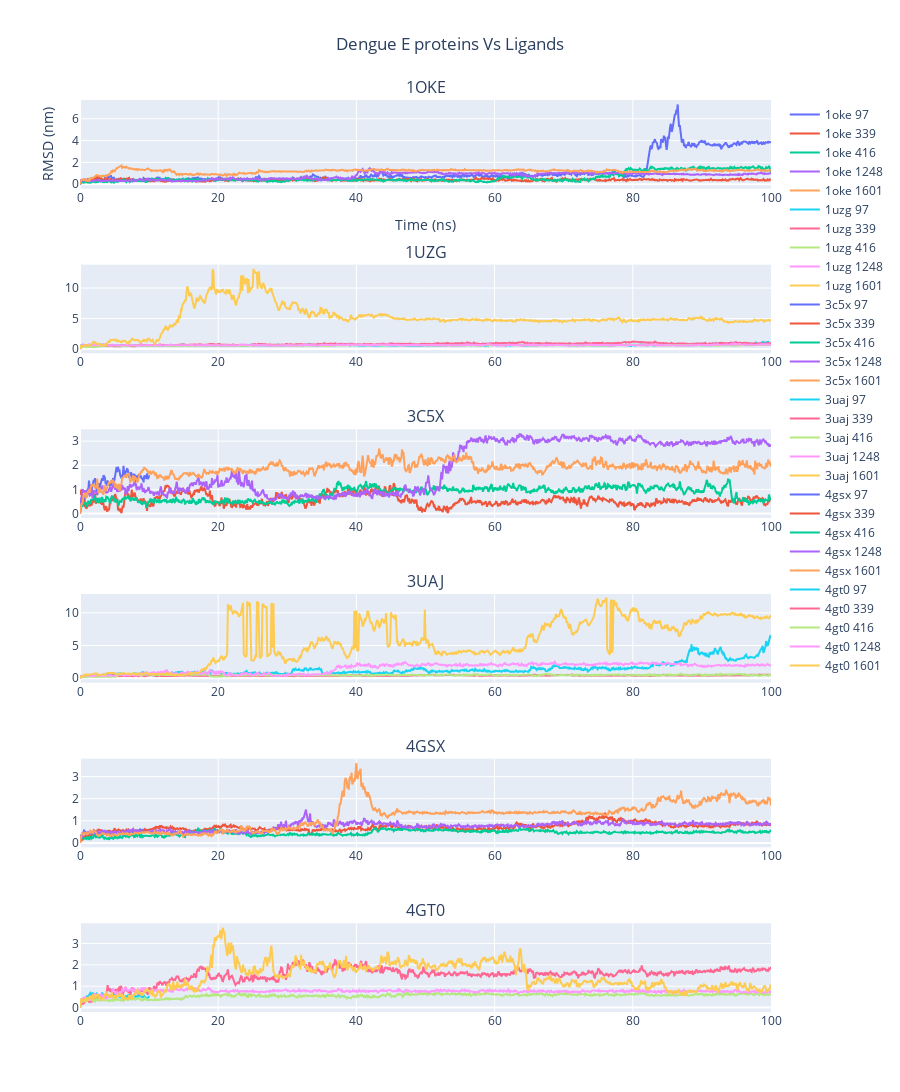

The notebook cell saved with this chart:
### Code cell
fig = make_subplots(rows=3, cols=2)

#comments = [caracterres con que empiezan los comentarios]  se omiten esas filas
t1, x1 = np.loadtxt("rms_1oke_97.xvg", comments=["@", "#"], unpack=True)
t1, x2 = np.loadtxt("rms_1oke_339.xvg", comments=["@", "#"], unpack=True)
t1, x3 = np.loadtxt("rms_1oke_416.xvg", comments=["@", "#"], unpack=True)
t1, x4 = np.loadtxt("rms_1oke_1248.xvg", comments=["@", "#"], unpack=True)
t1, x5 = np.loadtxt("rms_1oke_1601.xvg", comments=["@", "#"], unpack=True)
#v = np.gradient(x, t2)
#a = np.gradient(v, t2)
t1 = t1 / 1000

t2, x6 = np.loadtxt("rms_1uzg_97.xvg", comments=["@", "#"], unpack=True)
t2, x7 = np.loadtxt("rms_1uzg_339.xvg", comments=["@", "#"], unpack=True)
t2, x8 = np.loadtxt("rms_1uzg_416.xvg", comments=["@", "#"], unpack=True)
t2, x9 = np.loadtxt("rms_1uzg_1248.xvg", comments=["@", "#"], unpack=True)
t2, x10 = np.loadtxt("rms_1uzg_1601.xvg", comments=["@", "#"], unpack=True)
t2 = t2 / 1000

t3, x11 = np.loadtxt("rms_3c5x_97.xvg", comments=["@", "#"], unpack=True)
t3, x12 = np.loadtxt("rms_3c5x_339.xvg", comments=["@", "#"], unpack=True)
t3, x13 = np.loadtxt("rms_3c5x_416.xvg", comments=["@", "#"], unpack=True)
t3, x14 = np.loadtxt("rms_3c5x_1248.xvg", comments=["@", "#"], unpack=True)
t3, x15 = np.loadtxt("rms_3c5x_1601.xvg", comments=["@", "#"], unpack=True)
t3 = t3 / 1000

t4, x16 = np.loadtxt("rms_3uaj_97.xvg", comments=["@", "#"], unpack=True)
t4, x17 = np.loadtxt("rms_3uaj_339.xvg", comments=["@", "#"], unpack=True)
t4, x18 = np.loadtxt("rms_3uaj_416.xvg", comments=["@", "#"], unpack=True)
t4, x19 = np.loadtxt("rms_3uaj_1248.xvg", comments=["@", "#"], unpack=True)
t4, x20 = np.loadtxt("rms_3uaj_1601.xvg", comments=["@", "#"], unpack=True)
t4 = t4 / 1000

t5, x21 = np.loadtxt("rms_4gsx_97.xvg", comments=["@", "#"], unpack=True)
t5, x22 = np.loadtxt("rms_4gsx_339.xvg", comments=["@", "#"], unpack=True)
t5, x23 = np.loadtxt("rms_4gsx_416.xvg", comments=["@", "#"], unpack=True)
t5, x24 = np.loadtxt("rms_4gsx_1248.xvg", comments=["@", "#"], unpack=True)
t5, x25 = np.loadtxt("rms_4gsx_1601.xvg", comments=["@", "#"], unpack=True)
t5=t5 / 1000

t6, x26 = np.loadtxt("rms_4gt0_97.xvg", comments=["@", "#"], unpack=True)
t6, x27 = np.loadtxt("rms_4gt0_339.xvg", comments=["@", "#"], unpack=True)
t6, x28 = np.loadtxt("rms_4gt0_416.xvg", comments=["@", "#"], unpack=True)
t6, x29 = np.loadtxt("rms_4gt0_1248.xvg", comments=["@", "#"], unpack=True)
t6, x30 = np.loadtxt("rms_4gt0_1601.xvg", comments=["@", "#"], unpack=True)
t6 = t6 / 1000


# Graficando proteinas 
fig = make_subplots(rows = 6, cols = 1, subplot_titles=("1OKE","1UZG","3C5X","3UAJ","4GSX","4GT0"), start_cell="top-left")

fig.add_trace(go.Scatter(x=t1, y=x1, name="1oke 97"),row=1, col=1)
fig.add_trace(go.Scatter(x=t2, y=x2, name="1oke 339"),row=1, col=1)
fig.add_trace(go.Scatter(x=t3, y=x3, name="1oke 416"),row=1, col=1)
fig.add_trace(go.Scatter(x=t4, y=x4, name="1oke 1248"),row=1, col=1)
fig.add_trace(go.Scatter(x=t5, y=x5, name="1oke 1601"),row=1, col=1)

fig.add_trace(go.Scatter(x=t6, y=x6, name="1uzg 97"),row=2, col=1)
fig.add_trace(go.Scatter(x=t1, y=x7, name="1uzg 339"),row=2, col=1)
fig.add_trace(go.Scatter(x=t2, y=x8, name="1uzg 416"),row=2, col=1)
fig.add_trace(go.Scatter(x=t3, y=x9, name="1uzg 1248"),row=2, col=1)
fig.add_trace(go.Scatter(x=t4, y=x10, name="1uzg 1601"),row=2, col=1)

fig.add_trace(go.Scatter(x=t5, y=x11, name="3c5x 97"),row=3, col=1)
fig.add_trace(go.Scatter(x=t6, y=x12, name="3c5x 339"),row=3, col=1)
fig.add_trace(go.Scatter(x=t1, y=x13, name="3c5x 416"),row=3, col=1)
fig.add_trace(go.Scatter(x=t2, y=x14, name="3c5x 1248"),row=3, col=1)
fig.add_trace(go.Scatter(x=t3, y=x15, name="3c5x 1601"),row=3, col=1)

fig.add_trace(go.Scatter(x=t4, y=x16, name="3uaj 97"),row=4, col=1)
fig.add_trace(go.Scatter(x=t5, y=x17, name="3uaj 339"),row=4, col=1)
fig.add_trace(go.Scatter(x=t6, y=x18, name="3uaj 416"),row=4, col=1)
fig.add_trace(go.Scatter(x=t1, y=x19, name="3uaj 1248"),row=4, col=1)
fig.add_trace(go.Scatter(x=t2, y=x20, name="3uaj 1601"),row=4, col=1)

fig.add_trace(go.Scatter(x=t3, y=x21, name="4gsx 97"),row=5, col=1)
fig.add_trace(go.Scatter(x=t4, y=x22, name="4gsx 339"),row=5, col=1)
fig.add_trace(go.Scatter(x=t5, y=x23, name="4gsx 416"),row=5, col=1)
fig.add_trace(go.Scatter(x=t6, y=x24, name="4gsx 1248"),row=5, col=1)
fig.add_trace(go.Scatter(x=t1, y=x25, name="4gsx 1601"),row=5, col=1)

fig.add_trace(go.Scatter(x=t2, y=x26, name="4gt0 97"),row=6, col=1)
fig.add_trace(go.Scatter(x=t3, y=x27, name="4gt0 339"),row=6, col=1)
fig.add_trace(go.Scatter(x=t4, y=x28, name="4gt0 416"),row=6, col=1)
fig.add_trace(go.Scatter(x=t5, y=x29, name="4gt0 1248"),row=6, col=1)
fig.add_trace(go.Scatter(x=t6, y=x30, name="4gt0 1601"),row=6, col=1)

#fig.add_trace(go.Scatter(x=t, y=v * 100, name="speed"))
#fig.add_trace(go.Scatter(x=t, y=a, name="acceleration"))

fig.update_layout(height=2500, width=900, title="Dengue E proteins Vs Ligands", xaxis_title="Time (ns)", yaxis_title="RMSD (nm)", title_x=0.5)

fig.show()
fig.write_html("Graficas Dengue.html")

### Figure 1 — Plotly figure (JSON) as saved in the notebook; plotly's stock layout.template omitted (floating-point values rounded to 4 significant figures; data arrays with more than 128 entries replaced by an {"elided": "..."} marker saying what was removed)
{"data": [{"name": "1oke 97", "type": "scatter", "x": {"elided": "1001 float values"}, "xaxis": "x", "y": {"elided": "1001 float values"}, "yaxis": "y"}, {"name": "1oke 339", "type": "scatter", "x": {"elided": "1001 float values"}, "xaxis": "x", "y": {"elided": "1001 float values"}, "yaxis": "y"}, {"name": "1oke 416", "type": "scatter", "x": {"elided": "1001 float values"}, "xaxis": "x", "y": {"elided": "1001 float values"}, "yaxis": "y"}, {"name": "1oke 1248", "type": "scatter", "x": {"elided": "1001 float values"}, "xaxis": "x", "y": {"elided": "1001 float values"}, "yaxis": "y"}, {"name": "1oke 1601", "type": "scatter", "x": {"elided": "1001 float values"}, "xaxis": "x", "y": {"elided": "1001 float values"}, "yaxis": "y"}, {"name": "1uzg 97", "type": "scatter", "x": {"elided": "1001 float values"}, "xaxis": "x2", "y": {"elided": "1001 float values"}, "yaxis": "y2"}, {"name": "1uzg 339", "type": "scatter", "x": {"elided": "1001 float values"}, "xaxis": "x2", "y": {"elided": "1001 float values"}, "yaxis": "y2"}, {"name": "1uzg 416", "type": "scatter", "x": {"elided": "1001 float values"}, "xaxis": "x2", "y": {"elided": "1001 float values"}, "yaxis": "y2"}, {"name": "1uzg 1248", "type": "scatter", "x": {"elided": "1001 float values"}, "xaxis": "x2", "y": {"elided": "1001 float values"}, "yaxis": "y2"}, {"name": "1uzg 1601", "type": "scatter", "x": {"elided": "1001 float values"}, "xaxis": "x2", "y": {"elided": "1001 float values"}, "yaxis": "y2"}, {"name": "3c5x 97", "type": "scatter", "x": {"elided": "1001 float values"}, "xaxis": "x3", "y": [1.76e-05, 0.4461, 0.6629, 0.5768, 0.4901, 0.3059, 0.3135, 0.5984, 0.719, 0.8675, 0.9895, 0.9441, 0.9206, 1.369, 1.043, 1.054, 1.21, 0.9553, 1.158, 1.357, 1.407, 1.314, 1.469, 1.053, 1.007, 0.7592, 1.186, 1.263, 1.086, 1.045, 1.258, 1.395, 1.461, 1.349, 1.58, 1.542, 1.486, 1.264, 1.268, 1.153, 1.375, 1.23, 1.198, 1.176, 1.239, 1.156, 1.341, 1.335, 1.471, 1.283, 1.43, 1.619, 1.618, 1.932, 1.722, 1.939, 1.765, 1.826, 1.611, 1.53, 1.461, 1.57, 1.62, 1.978, 1.591, 1.63, 1.737, 1.836, 1.846, 1.827, 1.612, 1.476, 1.647, 1.709, 1.708, 1.489, 1.518, 1.638, 1.595, 1.636, 1.313, 1.391, 1.581, 1.443, 1.45, 1.611, 1.61, 1.505, 1.581, 1.468, 1.442, 1.471, 1.29, 1.576, 1.543, 1.57, 1.428, 1.669, 1.43, 1.473, 1.586], "yaxis": "y3"}, {"name": "3c5x 339", "type": "scatter", "x": {"elided": "1001 float values"}, "xaxis": "x3", "y": {"elided": "1001 float values"}, "yaxis": "y3"}, {"name": "3c5x 416", "type": "scatter", "x": {"elided": "1001 float values"}, "xaxis": "x3", "y": {"elided": "1001 float values"}, "yaxis": "y3"}, {"name": "3c5x 1248", "type": "scatter", "x": {"elided": "1001 float values"}, "xaxis": "x3", "y": {"elided": "1001 float values"}, "yaxis": "y3"}, {"name": "3c5x 1601", "type": "scatter", "x": {"elided": "1001 float values"}, "xaxis": "x3", "y": {"elided": "1001 float values"}, "yaxis": "y3"}, {"name": "3uaj 97", "type": "scatter", "x": {"elided": "1001 float values"}, "xaxis": "x4", "y": {"elided": "1001 float values"}, "yaxis": "y4"}, {"name": "3uaj 339", "type": "scatter", "x": {"elided": "1001 float values"}, "xaxis": "x4", "y": {"elided": "1001 float values"}, "yaxis": "y4"}, {"name": "3uaj 416", "type": "scatter", "x": {"elided": "1001 float values"}, "xaxis": "x4", "y": {"elided": "1001 float values"}, "yaxis": "y4"}, {"name": "3uaj 1248", "type": "scatter", "x": {"elided": "1001 float values"}, "xaxis": "x4", "y": {"elided": "1001 float values"}, "yaxis": "y4"}, {"name": "3uaj 1601", "type": "scatter", "x": {"elided": "1001 float values"}, "xaxis": "x4", "y": {"elided": "1001 float values"}, "yaxis": "y4"}, {"name": "4gsx 97", "type": "scatter", "x": {"elided": "1001 float values"}, "xaxis": "x5", "y": [9.96e-05, 0.3291, 0.3219, 0.4162, 0.4156, 0.4592, 0.6016, 0.4498, 0.4743, 0.4373, 0.4214, 0.458, 0.4091, 0.4632, 0.36, 0.4151, 0.3939, 0.4542, 0.3742, 0.3748, 0.3881, 0.3734, 0.4474, 0.3471, 0.4142, 0.4361, 0.4329, 0.3685, 0.4857, 0.4502, 0.4063, 0.4085, 0.4153, 0.3645, 0.388, 0.4408, 0.4478, 0.4655, 0.5084, 0.5126, 0.4208, 0.4955, 0.44, 0.4085, 0.4317, 0.4632, 0.423, 0.4089, 0.3913, 0.53, 0.4669, 0.5435, 0.4928, 0.4791, 0.4369, 0.5026, 0.4301, 0.432, 0.3574, 0.4282, 0.3742, 0.383, 0.4861, 0.4752, 0.4347, 0.5208, 0.4912, 0.5009, 0.5106, 0.5215, 0.4105, 0.3692, 0.4032, 0.5252, 0.4306, 0.4805, 0.4837, 0.3728, 0.5323, 0.4745, 0.4046, 0.4987, 0.5877, 0.498, 0.5522, 0.6023, 0.5932, 0.6146, 0.5585, 0.5518, 0.5637, 0.5897, 0.5271, 0.5893, 0.5864, 0.5956, 0.5182, 0.5493, 0.5728, 0.5433, 0.625], "yaxis": "y5"}, {"name": "4gsx 339", "type": "scatter", "x": {"elided": "1001 float values"}, "xaxis": "x5", "y": {"elided": "1001 float values"}, "yaxis": "y5"}, {"name": "4gsx 416", "type": "scatter", "x": {"elided": "1001 float values"}, "xaxis": "x5", "y": {"elided": "1001 float values"}, "yaxis": "y5"}, {"name": "4gsx 1248", "type": "scatter", "x": {"elided": "1001 float values"}, "xaxis": "x5", "y": {"elided": "1001 float values"}, "yaxis": "y5"}, {"name": "4gsx 1601", "type": "scatter", "x": {"elided": "1001 float values"}, "xaxis": "x5", "y": {"elided": "1001 float values"}, "yaxis": "y5"}, {"name": "4gt0 97", "type": "scatter", "x": {"elided": "1001 float values"}, "xaxis": "x6", "y": [0.0002213, 0.3608, 0.3279, 0.2666, 0.3298, 0.4593, 0.4083, 0.4308, 0.3939, 0.5114, 0.546, 0.4854, 0.5498, 0.615, 0.6024, 0.6828, 0.6258, 0.5578, 0.6974, 0.6588, 0.6083, 0.5885, 0.6258, 0.6327, 0.6618, 0.6182, 0.5291, 0.5616, 0.5591, 0.563, 0.5395, 0.5623, 0.7051, 0.5892, 0.5395, 0.5111, 0.5695, 0.5014, 0.5524, 0.5701, 0.5589, 0.5785, 0.5558, 0.5436, 0.5574, 0.5762, 0.5966, 0.5237, 0.5475, 0.5794, 0.5208, 0.6032, 0.573, 0.5679, 0.6011, 0.5469, 0.5334, 0.4999, 0.4803, 0.5938, 0.5696, 0.5426, 0.4917, 0.4357, 0.4923, 0.5159, 0.5324, 0.4355, 0.4902, 0.5998, 0.603, 0.5168, 0.4458, 0.4619, 0.5023, 0.5423, 0.4852, 0.4687, 0.5155, 0.527, 0.4589, 0.5715, 0.4831, 0.564, 0.4835, 0.6083, 0.571, 0.5652, 0.5622, 0.5053, 0.5295, 0.4838, 0.5208, 0.5442, 0.4575, 0.4806, 0.4481, 0.4518, 0.476, 0.4622, 0.5547], "yaxis": "y6"}, {"name": "4gt0 339", "type": "scatter", "x": {"elided": "1001 float values"}, "xaxis": "x6", "y": {"elided": "1001 float values"}, "yaxis": "y6"}, {"name": "4gt0 416", "type": "scatter", "x": {"elided": "1001 float values"}, "xaxis": "x6", "y": {"elided": "1001 float values"}, "yaxis": "y6"}, {"name": "4gt0 1248", "type": "scatter", "x": {"elided": "1001 float values"}, "xaxis": "x6", "y": {"elided": "1001 float values"}, "yaxis": "y6"}, {"name": "4gt0 1601", "type": "scatter", "x": {"elided": "1001 float values"}, "xaxis": "x6", "y": {"elided": "1001 float values"}, "yaxis": "y6"}], "layout": {"annotations": [{"font": {"size": 16}, "showarrow": false, "text": "1OKE", "x": 0.5, "xanchor": "center", "xref": "paper", "y": 1.0, "yanchor": "bottom", "yref": "paper"}, {"font": {"size": 16}, "showarrow": false, "text": "1UZG", "x": 0.5, "xanchor": "center", "xref": "paper", "y": 0.8194, "yanchor": "bottom", "yref": "paper"}, {"font": {"size": 16}, "showarrow": false, "text": "3C5X", "x": 0.5, "xanchor": "center", "xref": "paper", "y": 0.6389, "yanchor": "bottom", "yref": "paper"}, {"font": {"size": 16}, "showarrow": false, "text": "3UAJ", "x": 0.5, "xanchor": "center", "xref": "paper", "y": 0.4583, "yanchor": "bottom", "yref": "paper"}, {"font": {"size": 16}, "showarrow": false, "text": "4GSX", "x": 0.5, "xanchor": "center", "xref": "paper", "y": 0.2778, "yanchor": "bottom", "yref": "paper"}, {"font": {"size": 16}, "showarrow": false, "text": "4GT0", "x": 0.5, "xanchor": "center", "xref": "paper", "y": 0.09722, "yanchor": "bottom", "yref": "paper"}], "height": 2500, "title": {"text": "Dengue E proteins Vs Ligands", "x": 0.5}, "width": 900, "xaxis": {"anchor": "y", "domain": [0, 1], "title": {"text": "Time (ns)"}}, "xaxis2": {"anchor": "y2", "domain": [0, 1]}, "xaxis3": {"anchor": "y3", "domain": [0, 1]}, "xaxis4": {"anchor": "y4", "domain": [0, 1]}, "xaxis5": {"anchor": "y5", "domain": [0, 1]}, "xaxis6": {"anchor": "y6", "domain": [0, 1]}, "yaxis": {"anchor": "x", "domain": [0.9028, 1.0], "title": {"text": "RMSD (nm)"}}, "yaxis2": {"anchor": "x2", "domain": [0.7222, 0.8194]}, "yaxis3": {"anchor": "x3", "domain": [0.5417, 0.6389]}, "yaxis4": {"anchor": "x4", "domain": [0.3611, 0.4583]}, "yaxis5": {"anchor": "x5", "domain": [0.1806, 0.2778]}, "yaxis6": {"anchor": "x6", "domain": [0, 0.09722]}}}
